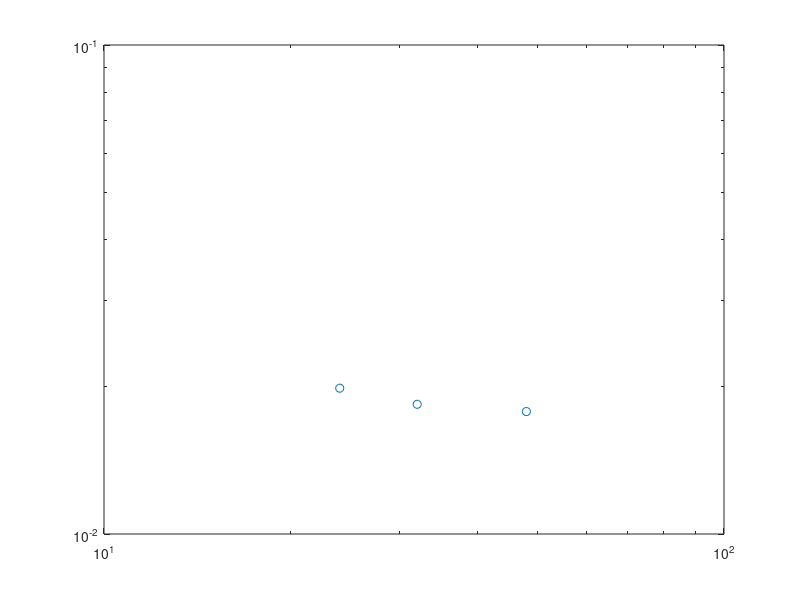

Write the MATLAB code that produced this figure. (Note: this script raises an error after producing the figure.)
Lx = [24, 32,  48];
A_cdw = [0.019870,0.018420, 0.017799];
loglog(Lx, A_cdw,'o');hold on;

p = fit(log(Lx(1:end)'),log(A_cdw(1:end)'),'poly1');
fprintf('Kc=%.5f\n',-p.p1*2);
x = fit_x(1):0.5:fit_x(end);
fl=loglog(Lx,exp(p.p2)*Lx.^p.p1,'-.');
T=text(8,4.5e-3,['$K_{c}=',num2str(-p.p1*2),'$']);
set(T,'Interpreter','latex');set(T,'Fontsize',24);



set(gca,'fontsize',24);
set(gca,'linewidth',1.5);
set(get(gca,'Children'),'linewidth',2); % Set line width 1.5 pounds
xlabel('$L_x$','Interpreter','latex');
ylabel('$A_{cdw}$','Interpreter','latex');
set(get(gca,'XLabel'),'FontSize',24); 
set(get(gca,'YLabel'),'FontSize',24); 
